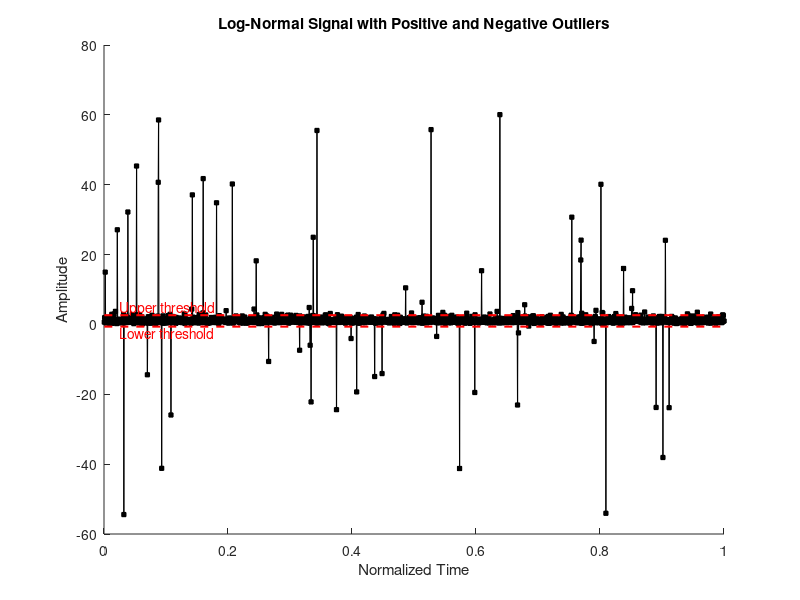

Recreate this plot in MATLAB. (Note: this script raises an error after producing the figure.)
%% Robust Outlier Detection and Correction in Log-Normal Noisy Signals
% This script demonstrates a practical and widely used approach for cleaning
% time-series data that is mostly log-normally distributed but contaminated
% by sporadic large outliers (e.g. sensor glitches, transmission errors,
% financial price spikes, etc.).
%
% Method:
% 1. Generate a synthetic positive log-normal 
%   signal (simulating real-world multiplicative noise).
% 2. Inject a controlled number of artificial extreme
%   outliers, including both very large positive spikes
%   and negative (or near-zero) spikes, to mimic real 
%   sensor glitches, data corruption, or transmission 
%   errors.
% 3. Automatically detect outliers in both directions
%   using robust statistics:
%        - Compute the median and Median Absolute Deviation
%    (MAD) of the signal
%        - Define symmetric thresholds as:
%            lower threshold = median − k × MAD
%            upper threshold = median + k × MAD
%        (with k ≈ 5–7; far more reliable than mean ± σ 
%   on skewed or heavy-tailed data)
% 4. Flag all points lying outside these lower and upper
%   thresholds as outliers.
% 5. Replace only the flagged outlier values with linearly
%   interpolated values derived from the surrounding valid 
%   (non-outlier) points using MATLAB’s griddedInterpolant
%   (preserving local trends and continuity).
% 6. Visualize the original contaminated signal together
%   with both thresholds and the final cleaned signal for 
%   immediate quality assessment.
% 
% Author: Ali Arabi Bavil
% Date:   November 2025

clear; close all; clc;

%% Parameters (same as your original spirit)
N           = 2000;
nOutliers   = 50;                    % Number of artificial outliers
outlierMult = 10;                    % How extreme the outliers are

%% 1. Generate log-normal signal
time   = (1:N)' / N;                         % Normalized time [0–1]
signal = exp(0.5 * randn(N,1));               % Pure log-normal noise (always positive)

%% 2. Inject random outliers — both high positive and negative spikes
rng(123);  % For reproducibility
randpnts = randi(N, [nOutliers, 1]);

% Some outliers very high, some negative (like sensor going to zero or below)
outlierValues = [rand(floor(nOutliers/2),1) * range(signal) * outlierMult + max(signal);
                 -rand(ceil(nOutliers/2),1) * range(signal) * outlierMult];

signal(randpnts) = outlierValues(randperm(nOutliers));  % Shuffle them

%% 3. Plot original contaminated signal
figure(1); clf; hold on;
plot(time, signal, 'ks-', 'MarkerFaceColor', 'k', 'MarkerSize', 3, 'LineWidth', 0.8);
xlabel('Normalized Time'); ylabel('Amplitude');
title('Log-Normal Signal with Positive and Negative Outliers');

%% 4. Robust bidirectional outlier detection using Median Absolute Deviation (MAD)
% This is the gold-standard simple method for skewed/heavy-tailed data

medianVal = median(signal);
madVal    = mad(signal, 1);           % MAD with normal consistency (1.4826 factor built-in)
k         = 5;                        % Common choice: 5–7 for very aggressive cleaning

lowerThreshold = medianVal - k * madVal;
upperThreshold = medianVal + k * madVal;

% Plot both thresholds
plot(time([1 end]), [1 1]*upperThreshold, 'r--', 'LineWidth', 1.5);
plot(time([1 end]), [1 1]*lowerThreshold, 'r--', 'LineWidth', 1.5);

text(0.02, upperThreshold, ' Upper threshold ', 'Color','r', 'VerticalAlignment','bottom');
text(0.02, lowerThreshold, ' Lower threshold ', 'Color','r', 'VerticalAlignment','top');

%% 5. Detect outliers on BOTH sides
outliers = signal > upperThreshold | signal < lowerThreshold;

fprintf('%d outliers detected (%.2f%% of data)\n', sum(outliers), 100*mean(outliers));

%% 6. Interpolate only the bad points — everything else unchanged!
% This block is almost identical to your original code
F = griddedInterpolant(time(~outliers), signal(~outliers), 'linear', 'nearest');

signalClean = signal;                              % Keep original
signalClean(outliers) = F(time(outliers));         % Replace only outliers

%% 7. Plot cleaned result (same style as yours)
plot(time, signalClean, 'ro-', 'LineWidth', 1.2, 'MarkerFaceColor', 'w');

legend({'Original + outliers', 'Thresholds', 'Cleaned signal'}, 'Location', 'best');
grid on;
title(sprintf('Outlier Correction via Interpolation\n(%d outliers replaced)', sum(outliers)));
